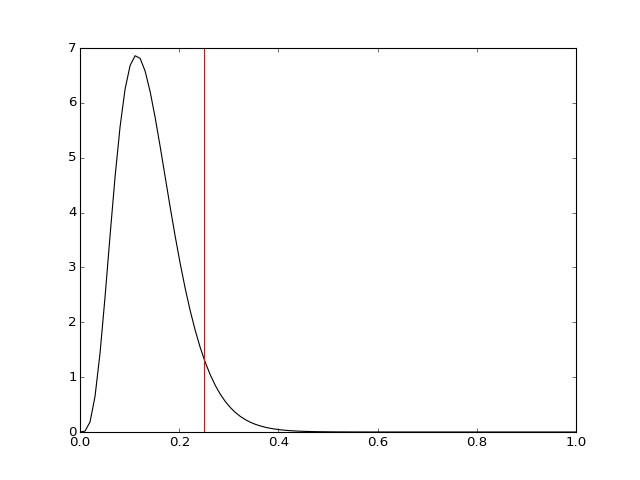

Recreate this plot in Python.
import numpy
numpy.random.seed(1)
k = 2 # slope
c = 5 # bias
s = 2 # noise standard deviation
import numpy as np
x = np.arange(10)
y = k*x + c + s*np.random.randn(10)
X = np.vstack([x, np.ones(len(x))]).T
from bayespy.nodes import GaussianARD
B = GaussianARD(0, 1e-6, shape=(2,))
from bayespy.nodes import SumMultiply
F = SumMultiply('i,i', B, X)
from bayespy.nodes import Gamma
tau = Gamma(1e-3, 1e-3)
Y = GaussianARD(F, tau)
Y.observe(y)
from bayespy.inference import VB
Q = VB(Y, B, tau)
Q.update(repeat=1000)
xh = np.linspace(-5, 15, 100)
Xh = np.vstack([xh, np.ones(len(xh))]).T
Fh = SumMultiply('i,i', B, Xh)
import bayespy.plot as bpplt
bpplt.pdf(tau, np.linspace(1e-6,1,100), color='k')
bpplt.pyplot.axvline(s**(-2), color='r')
bpplt.pyplot.show()
